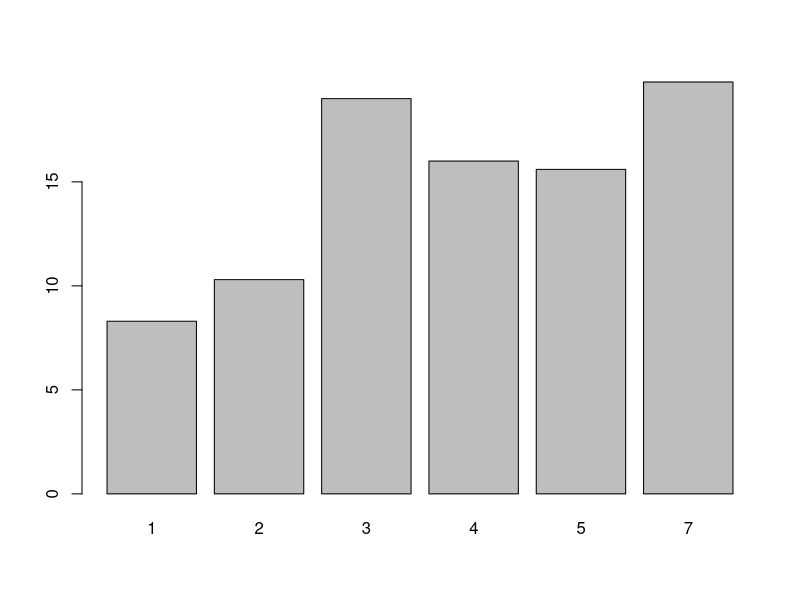
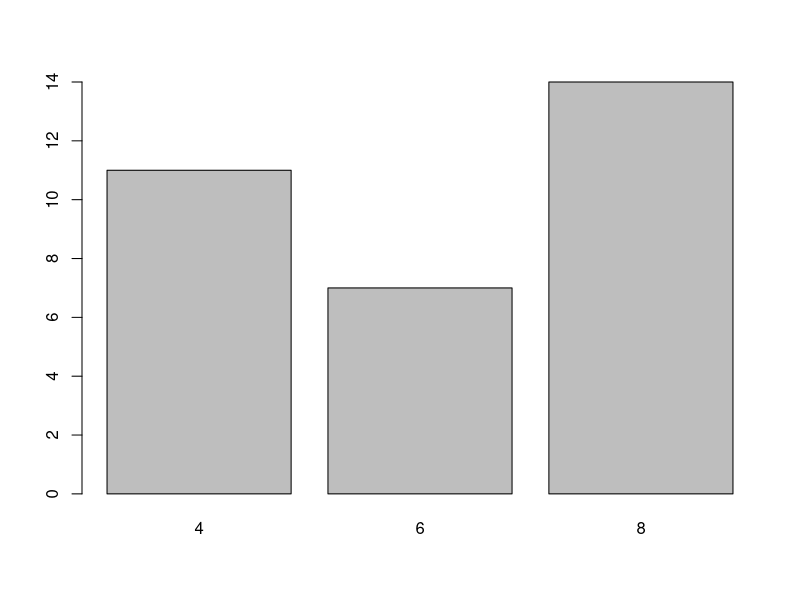
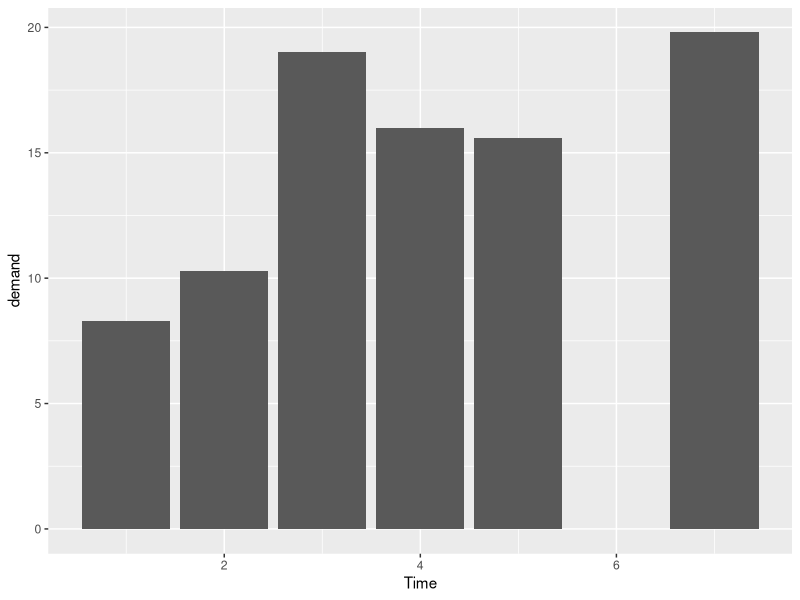
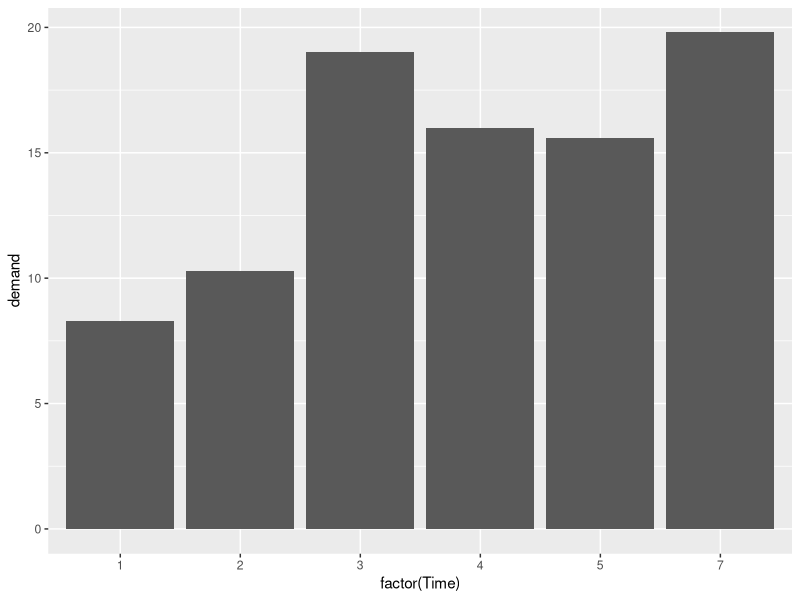
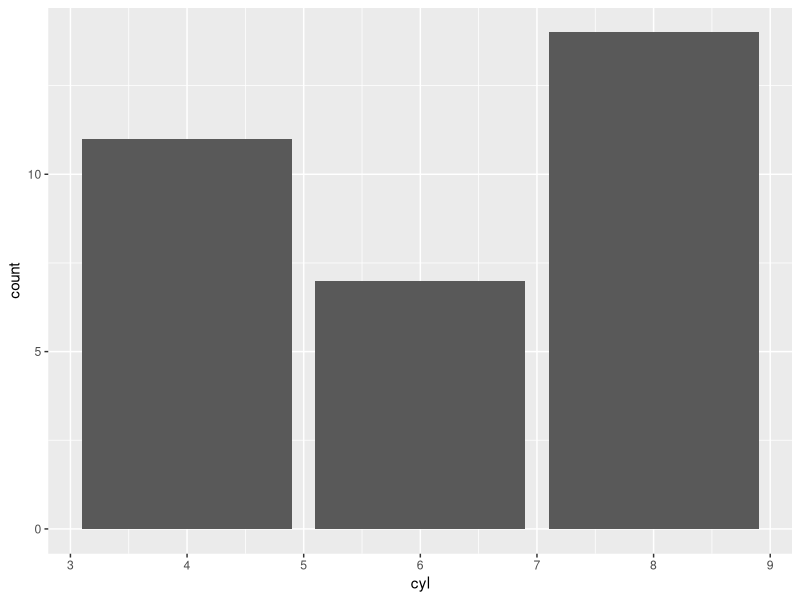

Generate these figures, in order, with R:
?BOD
barplot(BOD$demand, names.arg = BOD$Time)

# There are 11 cases of the value 4, 7 cases of 6, and 14 cases of 8
table(mtcars$cyl)

# Generate a table of counts
barplot(table(mtcars$cyl))
library(ggplot2)

ggplot(BOD, aes(x = Time, y = demand)) +
    geom_col()
# Convert the x variable to a factor, so that it is treated as discrete
ggplot(BOD, aes(x = factor(Time), y = demand)) +
    geom_col()


# Bar graph of counts. This uses the mtcars data frame, with the "cyl" column for
# x position. The y position is calculated by counting the number of rows for
# each value of cyl.
ggplot(mtcars, aes(x = cyl)) +
    geom_bar()
